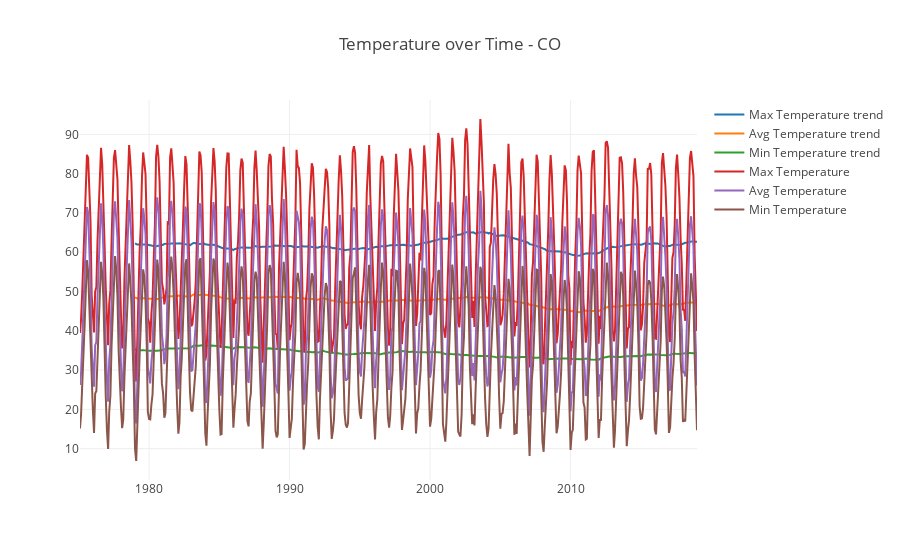

Source (notebook cell):
### Markdown cell above
#### Temperature Trend

The chart below shows temperature trend for Colorado since 1975.

The chart shows fluctuations in the trend in Colorado temperatures. Closely examining the trend lines shows that the Max, Avg, and Min temperatures fluctuated over the years with an upward trend.

&#9757;

### Code cell
traceTempMaxRoll = go.Line(x=Climate_Data_State.index, y=Climate_Data_State.TempMAX.rolling(48).mean(),name='Max Temperature trend')
traceTempAvgRoll = go.Line(x=Climate_Data_State.index, y=Climate_Data_State.TempAVG.rolling(48).mean(),name='Avg Temperature trend')
traceTempMinRoll = go.Line(x=Climate_Data_State.index, y=Climate_Data_State.TempMIN.rolling(48).mean(),name='Min Temperature trend')
traceTempMax = go.Line(x=Climate_Data_State.index, y=Climate_Data_State.TempMAX,name='Max Temperature')
traceTempAvg = go.Line(x=Climate_Data_State.index, y=Climate_Data_State.TempAVG,name='Avg Temperature')
traceTempMin = go.Line(x=Climate_Data_State.index, y=Climate_Data_State.TempMIN,name='Min Temperature')
layoutTempDate = go.Layout(title='Temperature over Time - ' + Current_State ,showlegend=True)
figTempDate = go.Figure(data=[traceTempMaxRoll,traceTempAvgRoll,traceTempMinRoll,traceTempMax,traceTempAvg,traceTempMin],layout=layoutTempDate)
plotly.offline.iplot(figTempDate)

### Figure 1 — Plotly figure (JSON) as saved in the notebook; plotly's stock layout.template omitted (floating-point values rounded to 4 significant figures; data arrays with more than 128 entries replaced by an {"elided": "..."} marker saying what was removed)
{"data": [{"name": "Max Temperature trend", "type": "scatter", "uid": "2c6d3251-a142-495a-a6b2-077645da603d", "x": {"elided": "528 str values"}, "y": {"elided": "528 float values"}}, {"name": "Avg Temperature trend", "type": "scatter", "uid": "dab7bff7-e3f9-4a79-b50a-fccbaf9113ec", "x": {"elided": "528 str values"}, "y": {"elided": "528 float values"}}, {"name": "Min Temperature trend", "type": "scatter", "uid": "017f3a9f-b71c-4ae7-8af4-17df9d7b5421", "x": {"elided": "528 str values"}, "y": {"elided": "528 float values"}}, {"name": "Max Temperature", "type": "scatter", "uid": "2dfe1069-71a6-4485-b806-b1e612824aba", "x": {"elided": "528 str values"}, "y": {"elided": "528 float values"}}, {"name": "Avg Temperature", "type": "scatter", "uid": "4347a426-b586-4aad-b1df-eb5edbde52a9", "x": {"elided": "528 str values"}, "y": {"elided": "528 float values"}}, {"name": "Min Temperature", "type": "scatter", "uid": "873eacbb-e48f-4207-9f08-3115b4e2e4fc", "x": {"elided": "528 str values"}, "y": {"elided": "528 float values"}}], "layout": {"showlegend": true, "title": "Temperature over Time - CO"}}
